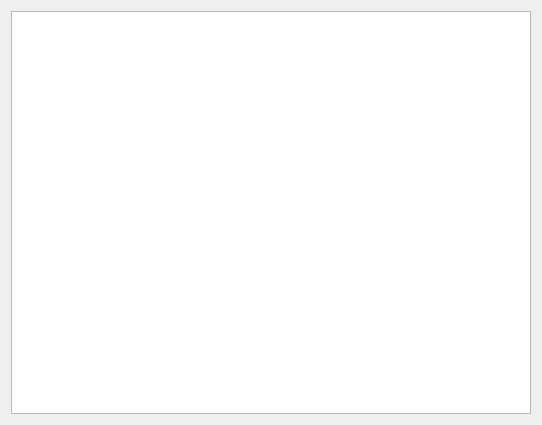
<?xml version="1.0" encoding="UTF-8"?>
<ui version="4.0">
 <class>markersWidget</class>
 <widget class="QWidget" name="markersWidget">
  <property name="geometry">
   <rect>
    <x>0</x>
    <y>0</y>
    <width>542</width>
    <height>425</height>
   </rect>
  </property>
  <property name="windowTitle">
   <string>Markers</string>
  </property>
  <layout class="QVBoxLayout" name="verticalLayout">
   <item>
    <widget class="MarkersTable" name="markersTable"/>
   </item>
  </layout>
 </widget>
 <customwidgets>
  <customwidget>
   <class>MarkersTable</class>
   <extends>QTableView</extends>
   <header>stockmonitor.gui.widget.markerswidget</header>
  </customwidget>
 </customwidgets>
 <resources/>
 <connections/>
</ui>
